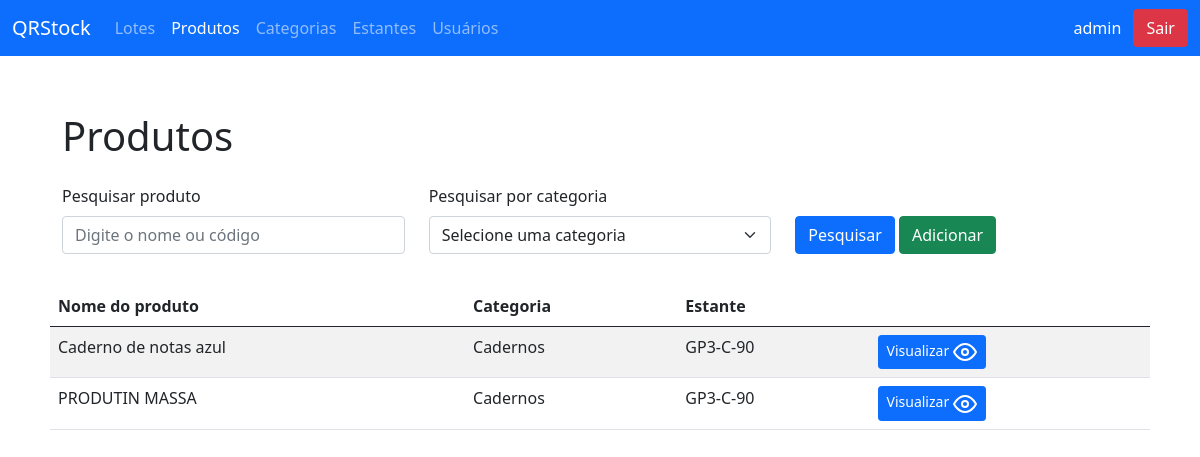
/products/ (signed in), run on an earlier commit of the app's database.
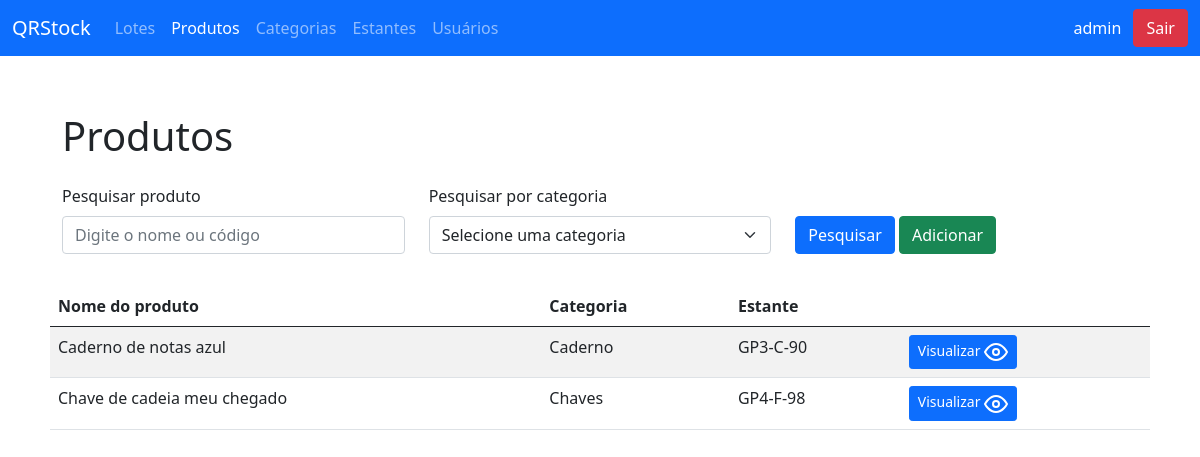
And on a later commit of the database.
### QRcodeStock/models.py (models this page shows, shortened)
class Produto(models.Model):
    id_categoria = models.ForeignKey(Categoria,
                                     on_delete=models.CASCADE,
                                     verbose_name='ID Categoria')
    qr_code_url = models.CharField(max_length=50)
    nome = models.CharField(max_length=50)
    peso = models.DecimalField(max_digits=5, decimal_places=2)
    altura = models.DecimalField(max_digits=3, decimal_places=2, default=1.00)
    largura = models.DecimalField(max_digits=3, decimal_places=2, default=1.00)
    comprimento = models.DecimalField(max_digits=3,
                                      decimal_places=2,
                                      default=1.00,
                                      blank=True, null=True)
    descricao = models.CharField(max_length=350)
    num_prateleira = models.IntegerField(default=0)
    valor_compra = models.DecimalField(max_digits=10,
                                       decimal_places=2,
                                       default=10.00)
    valor_venda = models.DecimalField(max_digits=12,
                                      decimal_places=2,
                                      default=15.00)
    id_estante = models.ForeignKey(Estante,
                                   on_delete=models.CASCADE,
                                   verbose_name='ID Estante')
    numero_prateleira = models.IntegerField()
    class Meta:
        verbose_name_plural = 'Produtos'

class Categoria(models.Model):
    nome = models.CharField(max_length=50)
    descricao = models.CharField(max_length=100)
    class Meta:
        verbose_name_plural = 'Categorias'

class Estante(models.Model):
    codigo = models.CharField(max_length=50)
    galpao = models.CharField(max_length=50)
    corredor = models.CharField(max_length=50)
    quantidade_prateleiras = models.IntegerField(blank=True, null=True)
    class Meta:
        verbose_name_plural = 'Estantes'

### QRcodeStock/views.py (the view)
# urls.py: path('products/', list_products, name='url_list_products'),
@login_required
def list_products(request):
    categories = Categoria.objects.all()
    if request.POST:
        if request.POST['filter']:
            products = Produto.objects.filter(nome=request.POST['filter'])
        else:
            products = Produto.objects.all()
        if request.POST['category-filter']:
            if request.POST['category-filter'] != 0:
                products = Produto.objects.filter(id_categoria=request.POST['category-filter'])
        else:
            products = Produto.objects.all()
    else:
        products = Produto.objects.all()
    context = {'titulo': 'QRStock - Lista de produtos', 'products': products, 'categories': categories}
    return render(request, 'listagem/produtos.html', context)

### QRcodeStock/templates/listagem/produtos.html (shortened to what this page needs)
{% extends 'base.html' %}
{% block conteudo %}
  <div class="container-md" style="margin: 56px auto 32px; padding: 0 32px;">
    <div class="row">
      <div class="col-md-12">
        <h1>Produtos</h1>
      </div>
    </div>
    <form method="post" class="row" style="margin-top: 16px;">
      <div class="col-md-4">
        <label for="pesquisa" class="form-label">Pesquisar produto</label>
        <input type="text" class="form-control" id="pesquisa" name="filter"
               placeholder="Digite o nome ou código">
      </div>
      <div class="col-md-4">
        <label for="categoria" class="form-label">Pesquisar por categoria</label>
        <select class="form-select" id="categoria" name="category-filter">
          <option value="0" selected>Selecione uma categoria</option>
        </select>
      </div>
      <div class="col-md-4 d-flex align-items-end">
        <button
          type="submit"
          class="btn btn-primary"
          id="pesquisar-produto"
        >
          Pesquisar
        </button>
          <a href="/add_product/">
          <button
                type="button"
                class="btn btn-success"
          >
          Adicionar
          </button>
              </a>
      </div>
    </form>
    <div class="row" style="margin-top: 32px;">
      <table class="table table-striped">
        <thead>
          <th>Nome do produto</th>
          <th>Categoria</th>
          <th>Estante</th>
          <th></th>
        </thead>
        <tbody>
          {% for product in products %}
              <tr>
                <td>{{ product.nome }}</td>
                <td>{{ product.id_categoria.nome }}</td>
                <td>{{ product.id_estante.codigo }}</td>
                <td>
                  <a href="{% url 'url_show_product' product.id %}" class="btn btn-primary btn-sm">
                    Visualizar <i style="font-size: 12px;" data-feather="eye"></i>
                  </a>
                </td>
              </tr>
          {% endfor %}
        </tbody>
      </table>
    </div>
  </div>
{% endblock %}

### templates/base.html (shortened to what this page needs)
<!DOCTYPE html>
<html lang="pt-br">
<head>
    <link href="https://cdn.jsdelivr.net/npm/bootstrap@5.0.0-beta1/dist/css/bootstrap.min.css" rel="stylesheet">
</head>
<body>
    <div>
        <nav class="navbar navbar-expand-lg navbar-dark bg-primary">
            <div class="container-fluid">
              <a class="navbar-brand" href="/">QRStock</a>
              <div class="collapse navbar-collapse" id="navbarNav">
                <ul class="navbar-nav">
                  <li class="nav-item">
                    <a class="nav-link
                        "
                       href="/lots/">Lotes</a>
                  </li>
                  <li class="nav-item">
                    <a class="nav-link
                        {% if 'produto' in titulo %}
                        active
                        {% endif %}" href="/products/">Produtos</a>
                  </li>
                  <li class="nav-item">
                    <a class="nav-link
                        " href="/categories/">Categorias</a>
                  </li>
                  <li class="nav-item">
                    <a class="nav-link
                        " href="/shelves/">Estantes</a>
                  </li>
                  <li class="nav-item">
                    <a class="nav-link
                        " href="/users/">Usuários</a>
                  </li>
                </ul>
              </div>
                    <div style="display: flex;  justify-content: flex-end; align-items: center; width: 100%;">
                    {% if user.get_username %}
                        <span style="color: #fff;">
                        {{ user.get_username }}
                        </span>
                        <a href="/accounts/logout">
                        <button class="btn btn-danger"
                                type="button"
                                style="margin-left: 8px;">Sair</button>
                        </a>
                    {% endif %}
              </div>
            </div>
          </nav>
    </div>
    {% block conteudo %}
    {% endblock %}
</body>
</html>

What changed in the data, as far as the page shows it:
removed Produto: nome "PRODUTIN MASSA", id_categoria.nome "Cadernos", id_estante.codigo "GP3-C-90"
changed Produto "Caderno de notas azul": id_categoria.nome "Cadernos" → "Caderno"
added Produto: nome "Chave de cadeia meu chegado", id_categoria.nome "Chaves", id_estante.codigo "GP4-F-98"
